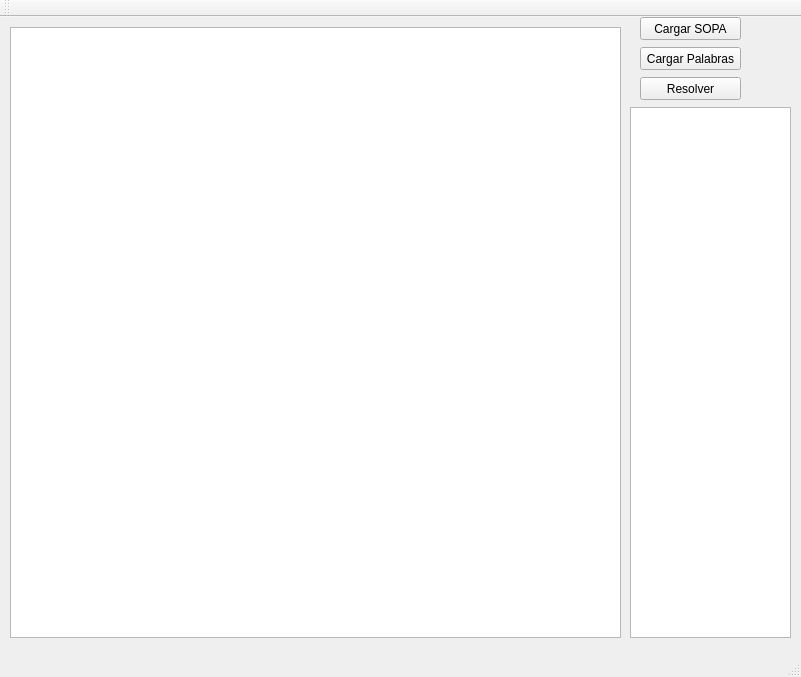
<?xml version="1.0" encoding="UTF-8"?>
<ui version="4.0">
 <class>MainWindow</class>
 <widget class="QMainWindow" name="MainWindow">
  <property name="geometry">
   <rect>
    <x>0</x>
    <y>0</y>
    <width>801</width>
    <height>677</height>
   </rect>
  </property>
  <property name="windowTitle">
   <string>MainWindow</string>
  </property>
  <widget class="QWidget" name="centralWidget">
   <widget class="QPushButton" name="CagarPalabras_PB">
    <property name="geometry">
     <rect>
      <x>640</x>
      <y>30</y>
      <width>101</width>
      <height>23</height>
     </rect>
    </property>
    <property name="cursor">
     <cursorShape>PointingHandCursor</cursorShape>
    </property>
    <property name="text">
     <string>Cargar Palabras</string>
    </property>
   </widget>
   <widget class="QPushButton" name="Resolver_PB">
    <property name="geometry">
     <rect>
      <x>640</x>
      <y>60</y>
      <width>101</width>
      <height>23</height>
     </rect>
    </property>
    <property name="cursor">
     <cursorShape>PointingHandCursor</cursorShape>
    </property>
    <property name="text">
     <string>Resolver</string>
    </property>
   </widget>
   <widget class="QTableWidget" name="tableWidget">
    <property name="geometry">
     <rect>
      <x>10</x>
      <y>10</y>
      <width>611</width>
      <height>611</height>
     </rect>
    </property>
    <property name="font">
     <font>
      <pointsize>7</pointsize>
     </font>
    </property>
    <attribute name="horizontalHeaderVisible">
     <bool>true</bool>
    </attribute>
    <attribute name="horizontalHeaderCascadingSectionResizes">
     <bool>true</bool>
    </attribute>
    <attribute name="horizontalHeaderDefaultSectionSize">
     <number>16</number>
    </attribute>
    <attribute name="horizontalHeaderHighlightSections">
     <bool>true</bool>
    </attribute>
    <attribute name="horizontalHeaderMinimumSectionSize">
     <number>16</number>
    </attribute>
    <attribute name="horizontalHeaderShowSortIndicator" stdset="0">
     <bool>false</bool>
    </attribute>
    <attribute name="horizontalHeaderStretchLastSection">
     <bool>false</bool>
    </attribute>
    <attribute name="verticalHeaderVisible">
     <bool>true</bool>
    </attribute>
    <attribute name="verticalHeaderDefaultSectionSize">
     <number>15</number>
    </attribute>
    <attribute name="verticalHeaderHighlightSections">
     <bool>false</bool>
    </attribute>
    <attribute name="verticalHeaderMinimumSectionSize">
     <number>15</number>
    </attribute>
   </widget>
   <widget class="QListWidget" name="PalabrasListas">
    <property name="geometry">
     <rect>
      <x>630</x>
      <y>90</y>
      <width>161</width>
      <height>531</height>
     </rect>
    </property>
   </widget>
   <widget class="QPushButton" name="CagarSopa_PB">
    <property name="geometry">
     <rect>
      <x>640</x>
      <y>0</y>
      <width>101</width>
      <height>23</height>
     </rect>
    </property>
    <property name="cursor">
     <cursorShape>PointingHandCursor</cursorShape>
    </property>
    <property name="text">
     <string>Cargar SOPA</string>
    </property>
   </widget>
  </widget>
  <widget class="QMenuBar" name="menuBar">
   <property name="geometry">
    <rect>
     <x>0</x>
     <y>0</y>
     <width>801</width>
     <height>21</height>
    </rect>
   </property>
  </widget>
  <widget class="QToolBar" name="mainToolBar">
   <attribute name="toolBarArea">
    <enum>TopToolBarArea</enum>
   </attribute>
   <attribute name="toolBarBreak">
    <bool>false</bool>
   </attribute>
  </widget>
  <widget class="QStatusBar" name="statusBar"/>
 </widget>
 <layoutdefault spacing="6" margin="11"/>
 <resources/>
 <connections/>
</ui>
